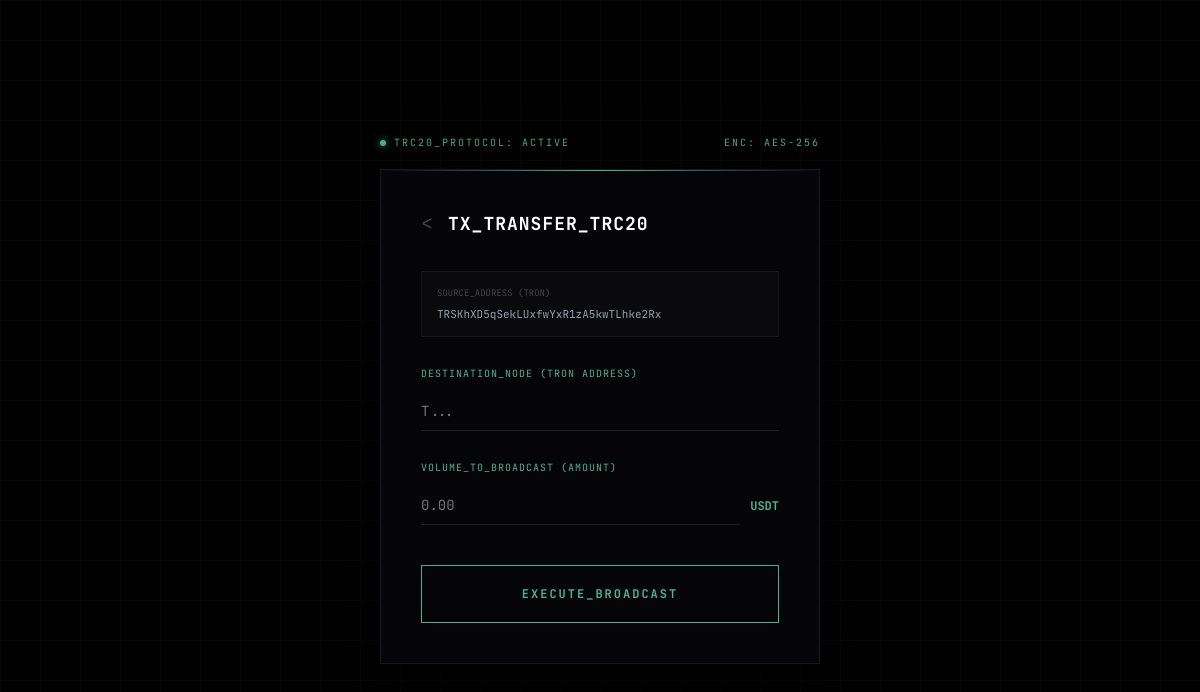
Page /transferir (signed in) on the earlier database version.
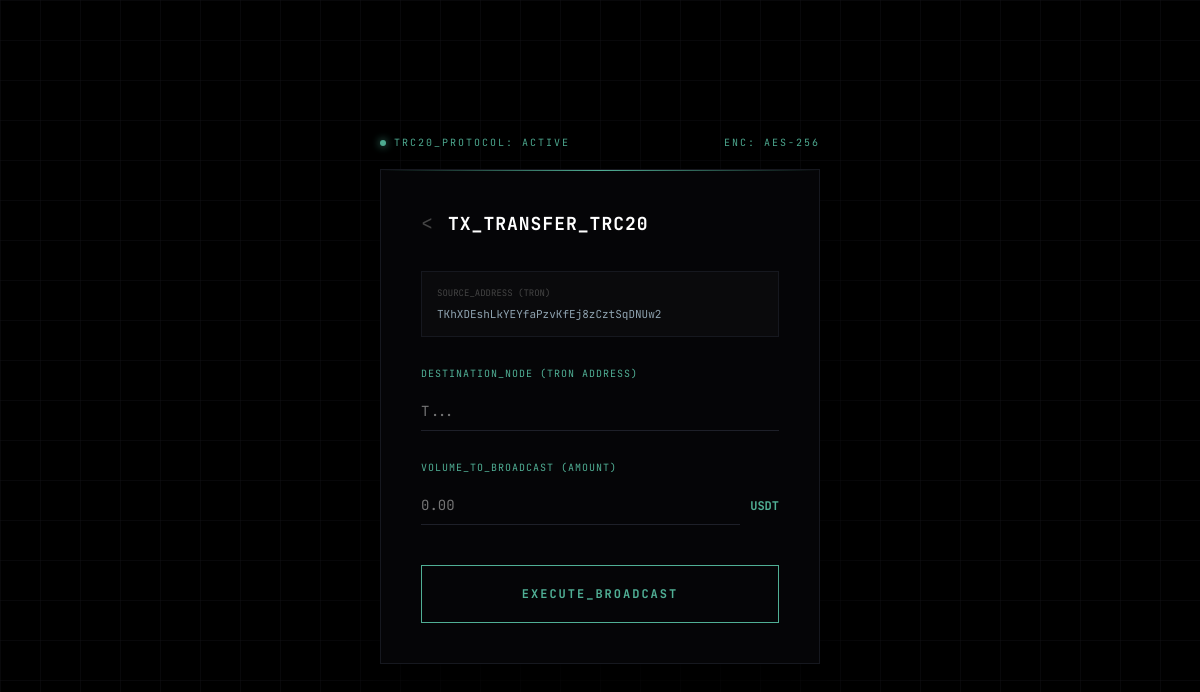
Same page on the later database version.
### app.py (models this page shows)
class User(UserMixin, db.Model):
    id = db.Column(db.Integer, primary_key=True)
    username = db.Column(db.String(150), unique=True)
    password_hash = db.Column(db.String(150))
    wallet_address = db.Column(db.String(42), unique=True)
    private_key = db.Column(db.String(100))
    balance = db.Column(db.Float, default=0.0)
    transfer_password = db.Column(db.String(150), default='123456')
    transactions = db.relationship('Transaction', backref='user', lazy=True)

### app.py (the view, shortened to what this page needs)
@app.route('/transferir', methods=['GET', 'POST'])
@login_required
def transferir():
    return render_template('transfer.html', endereco=current_user.wallet_address)

### app.py (called while the page is built)
@login_manager.user_loader
def load_user(user_id):
    return db.session.get(User, int(user_id))

### templates/transfer.html (shortened to what this page needs)
<!DOCTYPE html>
<html lang="pt-BR">
<head>
</head>
<body>
    <div class="transfer-wrapper">
        <div class="system-status">
            <div class="status-indicator"><div class="status-dot"></div> TRC20_Protocol: Active</div>
            <div>Enc: AES-256</div>
        </div>
        <div class="module-card">
            <div class="header-box">
                <a href="/dashboard" class="btn-back"> < </a>
                <h1>TX_TRANSFER_TRC20</h1>
            </div>
            <div class="source-info">
                <div class="label-tiny">Source_Address (TRON)</div>
                <div class="address-text">{{ endereco }}</div>
            </div>
            <form action="/transferir" method="POST" id="transferForm">
                <div class="input-group">
                    <label>Destination_Node (TRON Address)</label>
                    <div class="input-wrapper">
                        <input type="text" name="destino" placeholder="T..." required autocomplete="off">
                    </div>
                </div>
                <div class="input-group">
                    <label>Volume_to_Broadcast (Amount)</label>
                    <div class="input-wrapper">
                        <input type="number" step="0.000001" name="quantidade" placeholder="0.00" required>
                        <div class="currency-tag">USDT</div>
                    </div>
                </div>
                <button type="button" class="btn-execute" onclick="requestAccess()">Execute_Broadcast</button>
            </form>
        </div>
    </div>
</body>
</html>

### templates/transfer.html (style rules this page uses)
body { background-color: #000000; color: #fff; font-family: 'Inter', sans-serif; display: flex; justify-content: center; align-items: center; min-height: 100vh; margin: 0; }
body::before { content: ""; position: absolute; top: 0; left: 0; width: 100%; height: 100%; background-image: linear-gradient(rgba(20, 20, 25, 0.4) 1px, transparent 1px), linear-gradient(90deg, rgba(20, 20, 25, 0.4) 1px, transparent 1px); background-size: 40px 40px; z-index: -1; }
.transfer-wrapper { width: 100%; max-width: 440px; padding: 20px; position: relative; z-index: 1; }
.system-status { display: flex; justify-content: space-between; align-items: center; font-family: 'JetBrains Mono', monospace; font-size: 10px; color: #50AF95; text-transform: uppercase; letter-spacing: 2px; margin-bottom: 20px; }
.status-indicator { display: flex; align-items: center; }
.status-dot { width: 6px; height: 6px; background-color: #50AF95; border-radius: 50%; margin-right: 8px; box-shadow: 0 0 8px #50AF95; animation: blink 2s infinite; }
.module-card { background: #050507; border: 1px solid #16181f; padding: 40px; position: relative; box-shadow: 0 25px 60px rgba(0,0,0,1); }
.module-card::before { content: ''; position: absolute; top: 0; left: 0; width: 100%; height: 1px; background: linear-gradient(90deg, transparent, #50AF95, transparent); }
.header-box { display: flex; align-items: center; margin-bottom: 35px; }
.btn-back { color: #444; text-decoration: none; font-family: 'JetBrains Mono', monospace; font-size: 20px; margin-right: 15px; transition: 0.3s; }
h1 { font-family: 'JetBrains Mono', monospace; font-size: 18px; font-weight: 700; margin: 0; letter-spacing: 1px; }
.source-info { background: rgba(255,255,255,0.02); border: 1px solid #16181f; padding: 15px; margin-bottom: 30px; }
.label-tiny { font-family: 'JetBrains Mono', monospace; font-size: 9px; color: #444; text-transform: uppercase; margin-bottom: 8px; }
.address-text { font-family: 'JetBrains Mono', monospace; font-size: 11px; color: #8FA3B0; word-break: break-all; }
.input-group { margin-bottom: 30px; }
.input-group label { display: block; font-family: 'JetBrains Mono', monospace; font-size: 10px; color: #50AF95; margin-bottom: 12px; text-transform: uppercase; letter-spacing: 1px; }
.input-wrapper { position: relative; display: flex; align-items: center; }
.input-wrapper input { width: 100%; background: transparent; border: none; border-bottom: 1px solid #1e2029; color: #fff; font-family: 'JetBrains Mono', monospace; font-size: 14px; padding: 10px 0; outline: none; transition: 0.3s; }
.currency-tag { font-family: 'JetBrains Mono', monospace; font-size: 12px; color: #50AF95; font-weight: 700; margin-left: 10px; }
.btn-execute { width: 100%; background: transparent; border: 1px solid #50AF95; color: #50AF95; font-family: 'JetBrains Mono', monospace; font-size: 12px; font-weight: 700; text-transform: uppercase; letter-spacing: 2px; padding: 20px; cursor: pointer; transition: 0.3s; margin-top: 10px; }

Differences in the rows shown:
changed User: wallet_address "TRSKhXD5qSekLUxfwYxR1zA5kwTLhke2Rx" → "TKhXDEshLkYEYfaPzvKfEj8zCztSqDNUw2"
